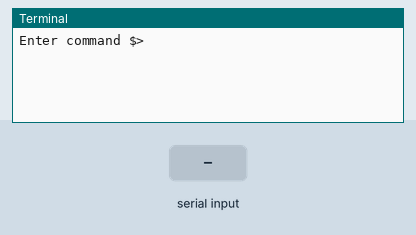
This program was run on a simulated Raspberry Pi (BCM pin numbers). On the bench: the last lines printed to the terminal. The inputs (shaded band) are chosen by the test bench.

Above: at 1.2 s.
1.3 s: "GPIO" typed at the terminal, then Enter
At 2.3 s:
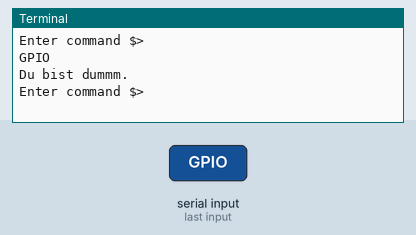
2.8 s: "2" typed at the terminal, then Enter
At 3.4 s:
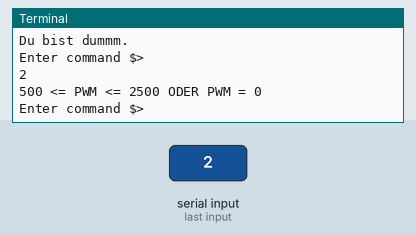

The program:

servo_controller.py
```python
import sys
import time
import random
import pigpio

NUM_GPIO=32

MIN_WIDTH=1000
MAX_WIDTH=2000

step = [0]*NUM_GPIO
width = [0]*NUM_GPIO
used = [False]*NUM_GPIO

pi = pigpio.pi()

if not pi.connected:
   exit()

pin = 14
try:
    while True:
        entered = input('Enter command $> ')
        if entered.split(' ')[0] == 'GPIO' and len(entered.split(' '))==2 and entered.split(' ')[1].isdigit():
            pin = int(entered.split(' ')[1])
            print(pin)
        else:
            if entered.isdigit():
                if 500 <= int(float(entered)) <= 2500 or int(float(entered)) == 0:
                    pulsewidth = int(entered)
                    pi.set_servo_pulsewidth(pin, pulsewidth)
                else:
                    print("500 <= PWM <= 2500 ODER PWM = 0")
            else:
                print("Du bist dummm.")

finally:
    for i in range(10, 15):
        pi.set_servo_pulsewidth(i, 0)
    pi.stop()
```

Measured:
- after the input at 1.3 s, the terminal: prints a new line at once (image 1)
- after the input at 2.8 s, the terminal: prints a new line at once (image 2)
